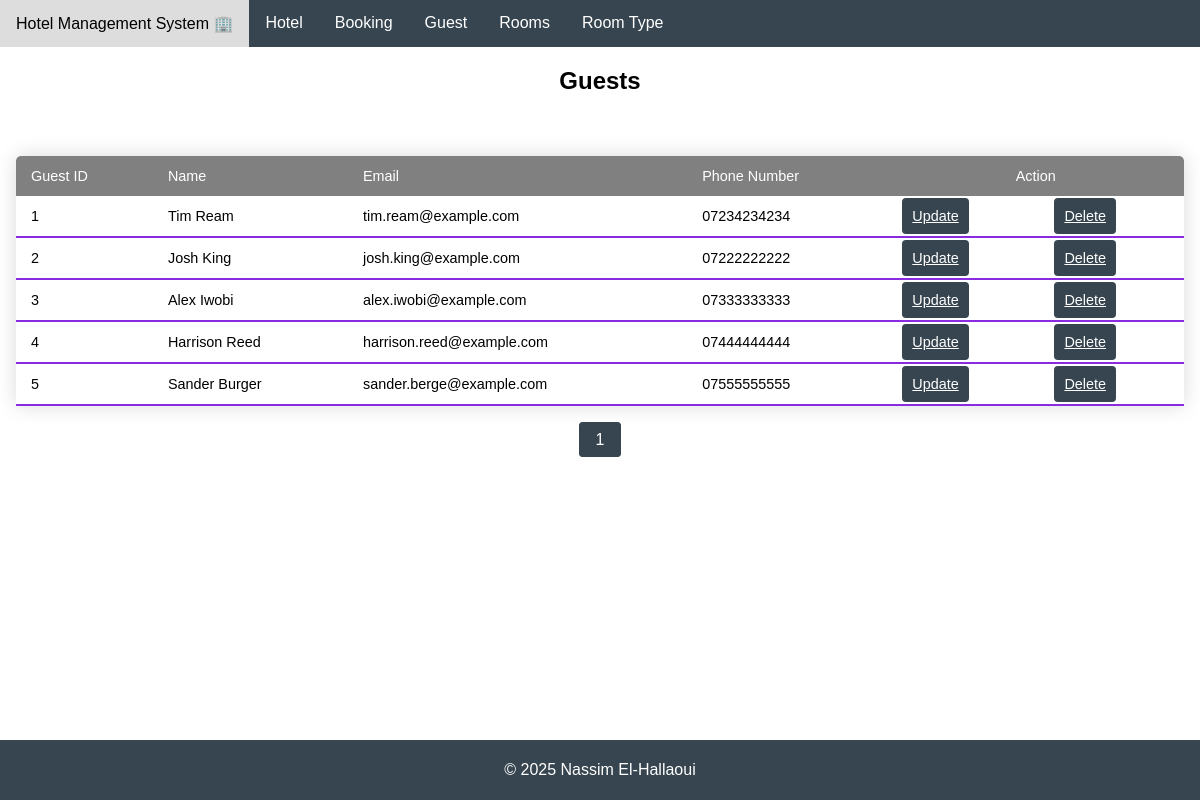
Page /viewGuest.php on the committed database.
### tables this page shows
CREATE TABLE GUEST(
	guestID INTEGER PRIMARY KEY AUTOINCREMENT,
	F_Name TEXT NOT NULL,
	M_Name TEXT,
	L_Name TEXT NOT NULL,
	email TEXT NOT NULL UNIQUE,
	phoneNum TEXT NOT NULL UNIQUE
);

### viewGuest.php (the view, shortened to what this page needs)
<!DOCTYPE html>
<html lang="en">
<head>
    <link rel="stylesheet" href="style.css" />
</head>
<body>
    <?php include 'navbar.php'; ?>
    <div>
        <h2 class="centered-header">Guests</h2>
    </div>
    <div class = "main">
      <?php
      $db = new SQLite3('S&M Hotel Database.db');
      $records_per_page = 5;
      $current_page = isset($_GET['page']) ? intval($_GET['page']) :1;
      $offset = ($current_page - 1) * $records_per_page;
      $total_query = "SELECT COUNT(*) as total FROM GUEST";
      $total_result = $db->query($total_query);
      $total_row = $total_result->fetchArray(SQLITE3_ASSOC);
      $total_records = $total_row['total'];
      $total_pages = ceil($total_records / $records_per_page);
      $select_query = "SELECT guestID, F_Name || ' ' || L_Name AS 'Name', email, phoneNum FROM GUEST LIMIT $records_per_page OFFSET $offset";
      $result = $db->query($select_query);
      echo "<table>";
      echo "
      <thead>
        <tr>
          <td>Guest ID</td>
          <td>Name</td>
          <td>Email</td>
          <td>Phone Number</td>
          <td style ='text-align: center' colspan='2'>Action</td>
        </tr>
      </thead>";
      while ($row = $result->fetchArray(SQLITE3_ASSOC)) {
        $guest = $row['guestID'];
        $name = $row['Name'];
        $email = $row['email'];
        $phoneNo = $row['phoneNum'];
        echo"
        <tbody>
          <tr>
            <td>$guest</td>
            <td>$name</td>
            <td>$email</td>
            <td>$phoneNo</td>
            <td><a class = 'update-delete' href='updateGuest.php?guestID=$guest'>Update</a></td>
            <td><a class = 'update-delete' href='deleteGuest.php?id=$guest'>Delete</a></td>
          </tr>
        </tbody>";
      }
      echo "</table>";
      echo "<ul class='pagination'>";
      for ($i = 1; $i <= $total_pages; $i++) {
          if ($i == $current_page) {
              echo "<li class='active'><a href='#'>$i</a></li>";
          } else {
              echo "<li><a href='viewGuest.php?page=$i'>$i</a></li>";
          }
      }
      echo "</ul>";
      ?>
    </div>
    <?php include 'footer.php'; ?>
</body>
</html>

### style.css (style rules this page uses)
body { font-family: Arial, sans-serif; display: flex; flex-direction: column; min-height: 100vh; margin: 0; }
.main { flex: 1; padding: 1rem; }
.update-delete { width: 100%; padding: 10px; background-color: rgb(54,69,79); color: white; border: none; border-radius: 4px; cursor: pointer; }
.centered-header { text-align: center; }
table { width: 100%; border-collapse: collapse; margin: 25px 0; font-size: 0.9em; min-width: 400px; border-radius: 5px 5px 0 0; overflow: hidden; box-shadow: 0 0 20px rgba(0, 0, 0, 0.15); }
thead tr { background-color: grey; color: #ffffff; text-align: left; }
th, td { padding: 12px 15px; }
tbody tr { border-bottom: 1px solid #dddddd; }
tbody tr:last-of-type { border-bottom: 2px solid blueviolet; }
.pagination { display: flex; justify-content: center; list-style-type: none; padding: 0; }
.pagination li { margin: 0 5px; }
.pagination a { text-decoration: none; color: rgb(54,69,79); padding: 8px 16px; border: 1px solid #ddd; border-radius: 4px; }
.pagination .active a { background-color: rgb(54,69,79); color: white; border: 1px solid rgb(54,69,79); }

### rows in the picture
guest: guestID "1", name "Tim Ream", email "tim.ream@example.com", phoneNum "07234234234"
guest: guestID "2", name "Josh King", email "josh.king@example.com", phoneNum "07222222222"
guest: guestID "3", name "Alex Iwobi", email "alex.iwobi@example.com", phoneNum "07333333333"
guest: guestID "4", name "Harrison Reed", email "harrison.reed@example.com", phoneNum "07444444444"
guest: guestID "5", name "Sander Burger", email "sander.berge@example.com", phoneNum "07555555555"
